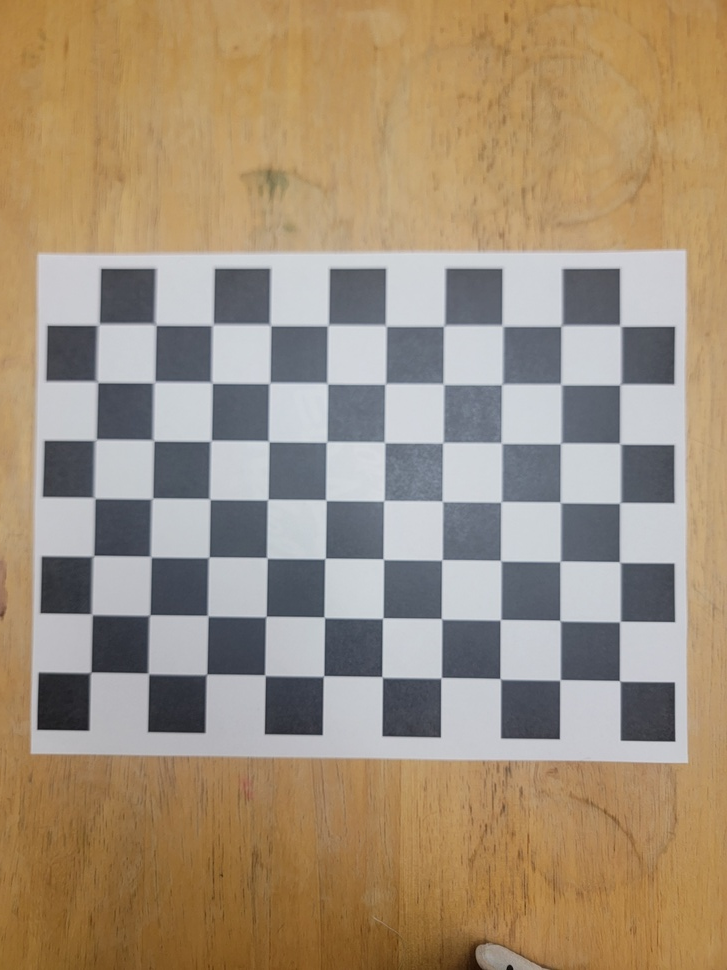
#> input picture calibration_images/20260913_221149.jpg, 727 x 970 px, shrunk from 3000 x 4000 before the run
$ python -i blur.py   (imports and definitions only)
#> lines starting #> are read from the running program, lines starting #| are printed output that depends on the picture
#> further down, picture is the input picture: shape (970, 727, 3); mean B, G, R 121.7, 144.1, 161.7
"""
Image blurring via spatial filtering and its Fourier-domain equivalent.

The core claim under test (the convolution theorem):

    f(x,y) * h(x,y)  <-->  F(u,v) . H(u,v)

i.e. convolving an image with a kernel in the spatial domain gives the exact
same result as multiplying their Fourier transforms and taking the inverse
transform. ``blur_compare`` computes the blur both ways on the same image and
returns both results plus the numerical difference between them, so the
equivalence can be checked directly rather than just asserted.
"""

import cv2
import numpy as np


def gaussian_kernel_2d(ksize, sigma):
    if ksize % 2 == 0:
        ksize += 1
    ax = np.arange(-(ksize // 2), ksize // 2 + 1, dtype=np.float64)
    xx, yy = np.meshgrid(ax, ax)
    kernel = np.exp(-(xx ** 2 + yy ** 2) / (2.0 * sigma ** 2))
    kernel /= kernel.sum()
    return kernel


# [6 lines left out: function box_kernel_2d, not called in this run]


def spatial_convolve(channel, kernel):
    """True convolution (not correlation) via cv2.filter2D, zero-padded border."""
    flipped = kernel[::-1, ::-1]
    return cv2.filter2D(channel.astype(np.float64), -1, flipped, borderType=cv2.BORDER_CONSTANT)


def frequency_convolve(channel, kernel):
    """
    Linear convolution computed as a padded circular convolution in the
    Fourier domain, matching spatial_convolve's zero-padded border exactly.

    A plain FFT multiply on the original image size gives *circular*
    convolution (edges wrap around). To get the same result as the
    zero-padded spatial convolution, the image is first zero-padded by the
    kernel's radius on every side; that padding gives the wraparound enough
    "room" to land entirely inside the pad, so the center region of the
    result equals true linear convolution. The kernel is placed at the
    array origin (np.roll) since FFT-based convolution assumes the kernel
    is centered at index (0, 0), not at its visual center.
    """
    h, w = channel.shape
    kh, kw = kernel.shape
    pad_y, pad_x = kh // 2, kw // 2

    padded = cv2.copyMakeBorder(channel.astype(np.float64), pad_y, pad_y, pad_x, pad_x,
                                 cv2.BORDER_CONSTANT, value=0)
    ph, pw = padded.shape

    kernel_full = np.zeros((ph, pw), dtype=np.float64)
    kernel_full[:kh, :kw] = kernel
    kernel_full = np.roll(kernel_full, (-pad_y, -pad_x), axis=(0, 1))

    F_img = np.fft.fft2(padded)
    F_kernel = np.fft.fft2(kernel_full)
    full_result = np.fft.ifft2(F_img * F_kernel).real

    return full_result[pad_y:pad_y + h, pad_x:pad_x + w]


def magnitude_spectrum_image(channel):
    """Log-scaled, fftshifted magnitude spectrum, normalized to 0-255 for display."""
    F = np.fft.fftshift(np.fft.fft2(channel.astype(np.float64)))
    mag = np.log1p(np.abs(F))
    if mag.max() > 0:
        mag = (mag / mag.max()) * 255.0
    return mag.astype(np.uint8)


def kernel_frequency_response(kernel, shape):
    """Magnitude of the kernel's own frequency response, padded to `shape` (fftshifted)."""
    h, w = shape
    kh, kw = kernel.shape
    padded = np.zeros((h, w), dtype=np.float64)
    padded[:kh, :kw] = kernel
    padded = np.roll(padded, (-(kh // 2), -(kw // 2)), axis=(0, 1))
    F = np.fft.fftshift(np.fft.fft2(padded))
    mag = np.abs(F)
    if mag.max() > 0:
        mag = (mag / mag.max()) * 255.0
    return mag.astype(np.uint8)


def normalize_for_display(arr):
    a = arr.astype(np.float64)
    if a.max() > 1e-12:
        a = (a / a.max()) * 255.0
    return np.clip(a, 0, 255).astype(np.uint8)


def blur_compare(img_bgr, kernel_type="gaussian", ksize=15, sigma=3.0):
    """
    Runs spatial-domain and frequency-domain blurring on the same image with
    the same kernel and returns everything needed to display and validate
    the comparison.
    """
#> called with kernel_type = 'gaussian', ksize = 15, sigma = 3
    if kernel_type == "box":
        kernel = box_kernel_2d(ksize)
    else:
        kernel = gaussian_kernel_2d(ksize, sigma)

    channels = cv2.split(img_bgr.astype(np.float64))
    spatial_channels, freq_channels = [], []
    for ch in channels:
        spatial_channels.append(spatial_convolve(ch, kernel))
        freq_channels.append(frequency_convolve(ch, kernel))
#> this loop made 3 passes
#> pass 1, in frequency_convolve, `padded = cv2.copyMakeBorder(channel.astype(np.float64), pad_y, pad_y, ..`:
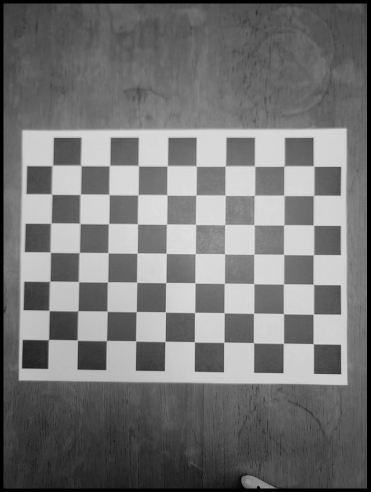
#> padded: shape (984, 741) float64 (shown at 1/2 size); min 0, max 230, mean 117.7
#> pass 1, in frequency_convolve, `full_result = np.fft.ifft2(F_img * F_kernel).real`:
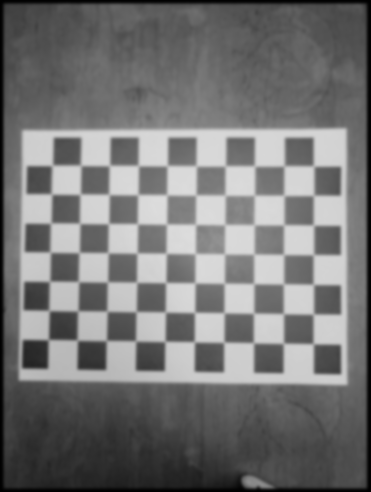
#> full_result: shape (984, 741) float64 (shown at 1/2 size); min 0.00337, max 221.4, mean 117.7
#> after the loop, freq_channels = 3 items; spatial_channels = 3 items

    spatial_result = cv2.merge(spatial_channels)
    freq_result = cv2.merge(freq_channels)
    diff = spatial_result - freq_result
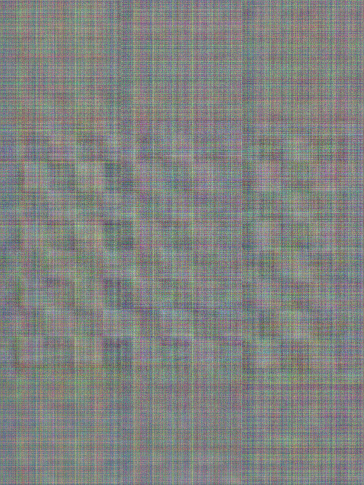
#> diff: shape (970, 727, 3) float64 (shown at 1/2 size); mean of channels 0, 1, 2 -1.2e-14, -6.42e-15, -1.2e-14; drawn with min black and max white

    metrics = {
        "max_abs_diff": float(np.max(np.abs(diff))),
        "mean_abs_diff": float(np.mean(np.abs(diff))),
        "mse": float(np.mean(diff ** 2)),
        "psnr_db": _psnr(spatial_result, freq_result),
    }
#> in _psnr, `mse = float(np.mean((a - b) ** 2))`: mse = 2.9e-27

    spatial_u8 = np.clip(spatial_result, 0, 255).astype(np.uint8)
    freq_u8 = np.clip(freq_result, 0, 255).astype(np.uint8)
    diff_vis = normalize_for_display(np.abs(diff))
#> in normalize_for_display, `a = arr.astype(np.float64)`:
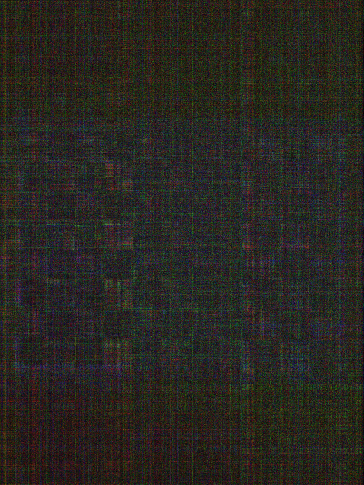
#> a: shape (970, 727, 3) float64 (shown at 1/2 size); mean of channels 0, 1, 2 3.7e-14, 4.33e-14, 4.54e-14; drawn with min black and max white

    gray = cv2.cvtColor(img_bgr, cv2.COLOR_BGR2GRAY)
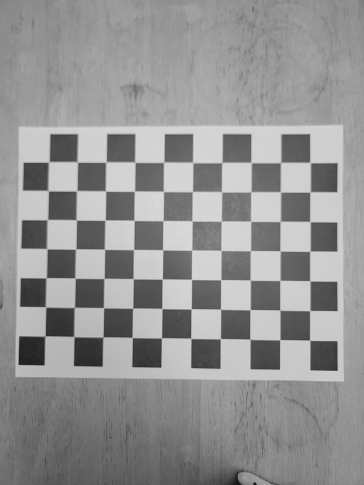
#> gray: shape (970, 727) (shown at 1/2 size); min 6, max 221, mean 146.8
    spectrum_original = magnitude_spectrum_image(gray)
    spectrum_blurred = magnitude_spectrum_image(cv2.cvtColor(spatial_u8, cv2.COLOR_BGR2GRAY))
#> in magnitude_spectrum_image (call 2), `mag = np.log1p(np.abs(F))`:
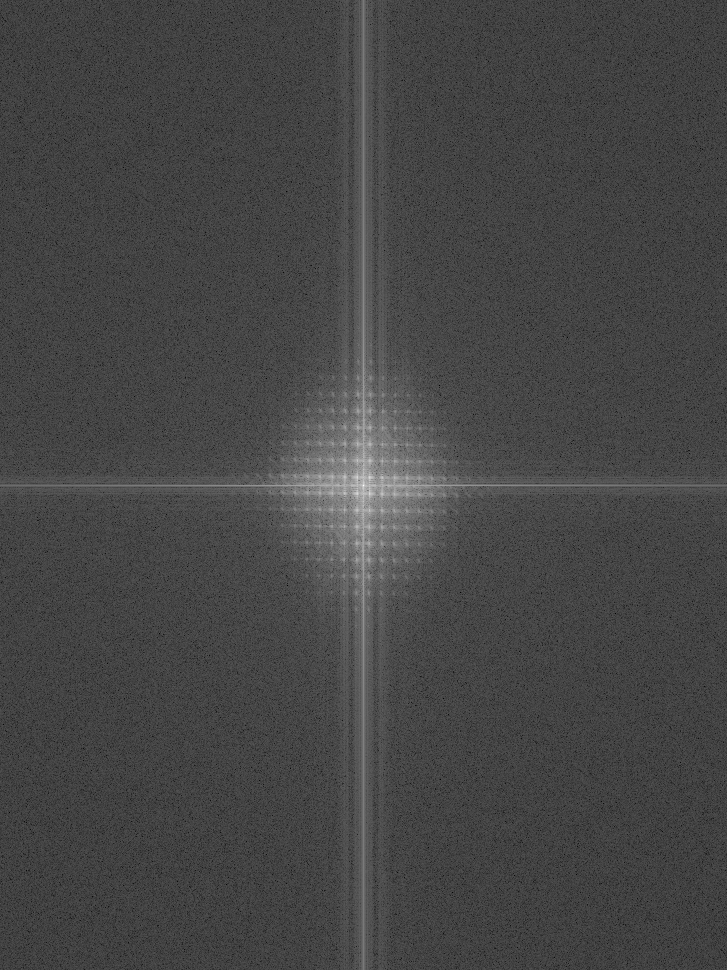
#> mag: shape (970, 727) float64; min 0.433, max 18.45, mean 5.42; drawn with min black and max white
    spectrum_kernel = kernel_frequency_response(kernel, gray.shape)

    return {
        "kernel": kernel,
        "spatial_u8": spatial_u8,
        "freq_u8": freq_u8,
        "diff_vis": diff_vis,
        "metrics": metrics,
        "spectrum_original": spectrum_original,
        "spectrum_blurred": spectrum_blurred,
        "spectrum_kernel": spectrum_kernel,
    }


def _psnr(a, b):
    mse = float(np.mean((a - b) ** 2))
    if mse <= 1e-12:
        return None
    return 10.0 * np.log10((255.0 ** 2) / mse)

>>> import cv2
>>> picture = cv2.imread('../../calibration_images/20260913_221149.jpg')
>>> result = blur_compare(picture)
#> result = 8 items

$ run again, on calibration_images/20260913_221153.jpg
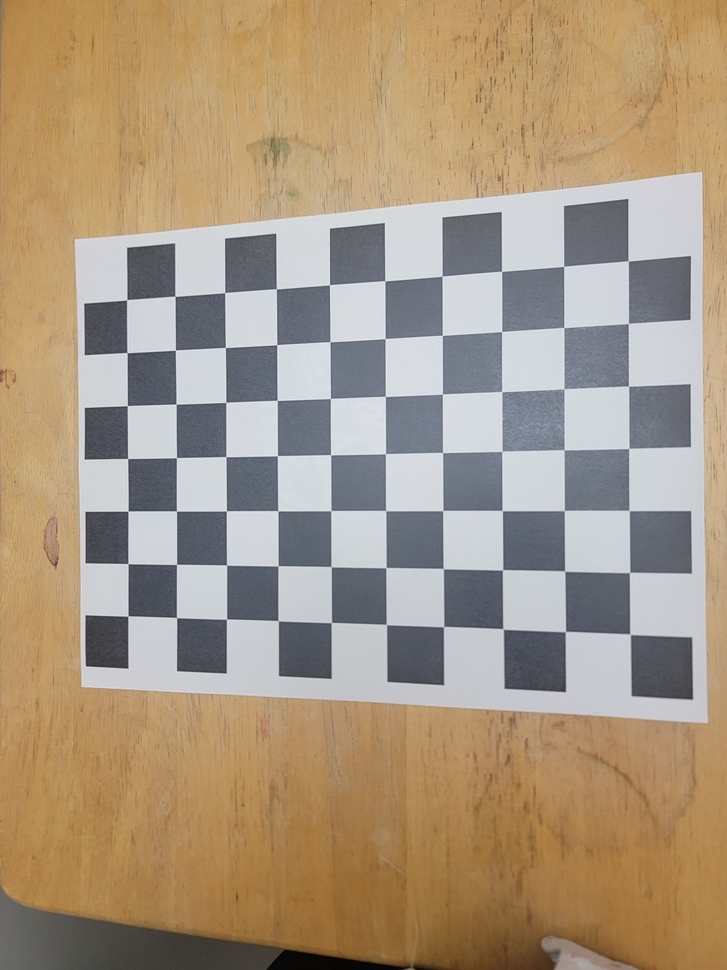
#> input picture calibration_images/20260913_221153.jpg, 727 x 970 px, shrunk from 3000 x 4000 before the run
#> picture is the input picture: shape (970, 727, 3); mean B, G, R 127.6, 150.3, 168.4
#> the loop in blur_compare, `for ch in channels:` made 3 passes
#> after the loop in blur_compare, `for ch in channels:`: freq_channels = 3 items
#> in blur_compare, `diff = spatial_result - freq_result`:
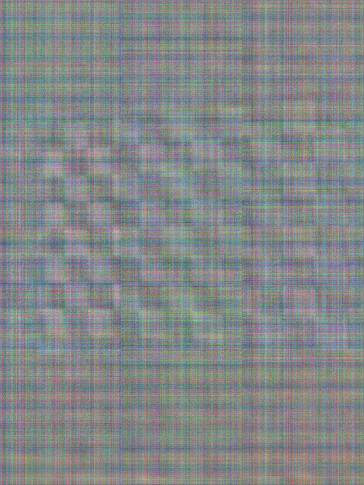
#> diff: shape (970, 727, 3) float64 (shown at 1/2 size); mean of channels 0, 1, 2 -8.75e-15, -1.19e-14, -1.83e-14; drawn with min black and max white
#> mse = 3.18e-27
#> in magnitude_spectrum_image, `mag = np.log1p(np.abs(F))`:
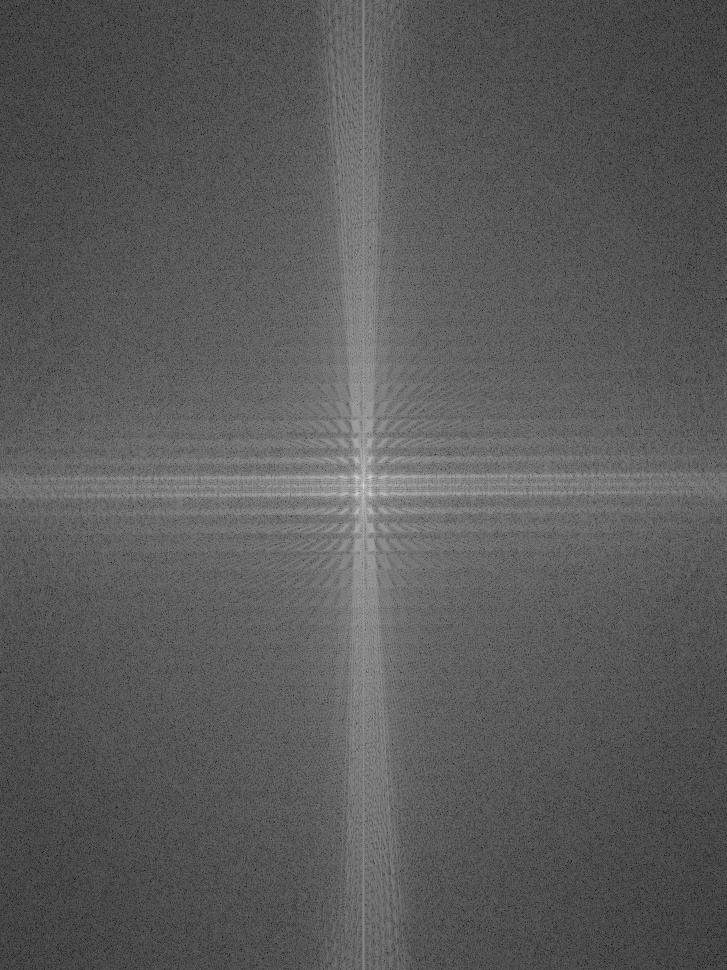
#> mag: shape (970, 727) float64; min 1.34, max 18.5, mean 7.48; drawn with min black and max white
#> result = 8 items

$ run again, on calibration_images/20260913_221157.jpg
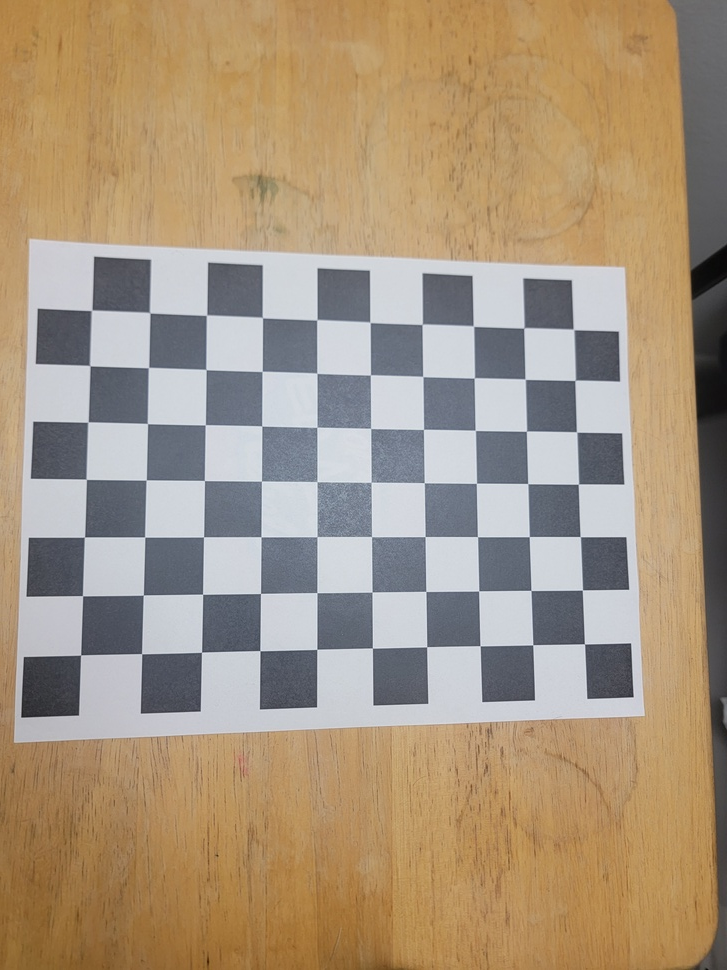
#> input picture calibration_images/20260913_221157.jpg, 727 x 970 px, shrunk from 3000 x 4000 before the run
#> picture is the input picture: shape (970, 727, 3); mean B, G, R 125.6, 148.6, 167
#> the loop in blur_compare, `for ch in channels:` made 3 passes
#> after the loop in blur_compare, `for ch in channels:`: freq_channels = 3 items
#> in blur_compare, `diff = spatial_result - freq_result`:
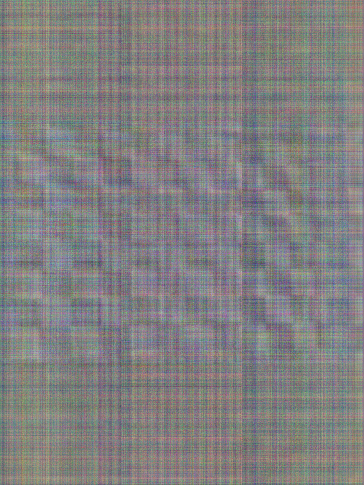
#> diff: shape (970, 727, 3) float64 (shown at 1/2 size); mean of channels 0, 1, 2 -1.22e-14, -1.28e-14, -1.02e-14; drawn with min black and max white
#> mse = 3.06e-27
#> in blur_compare, `gray = cv2.cvtColor(img_bgr, cv2.COLOR_BGR2GRAY)`:
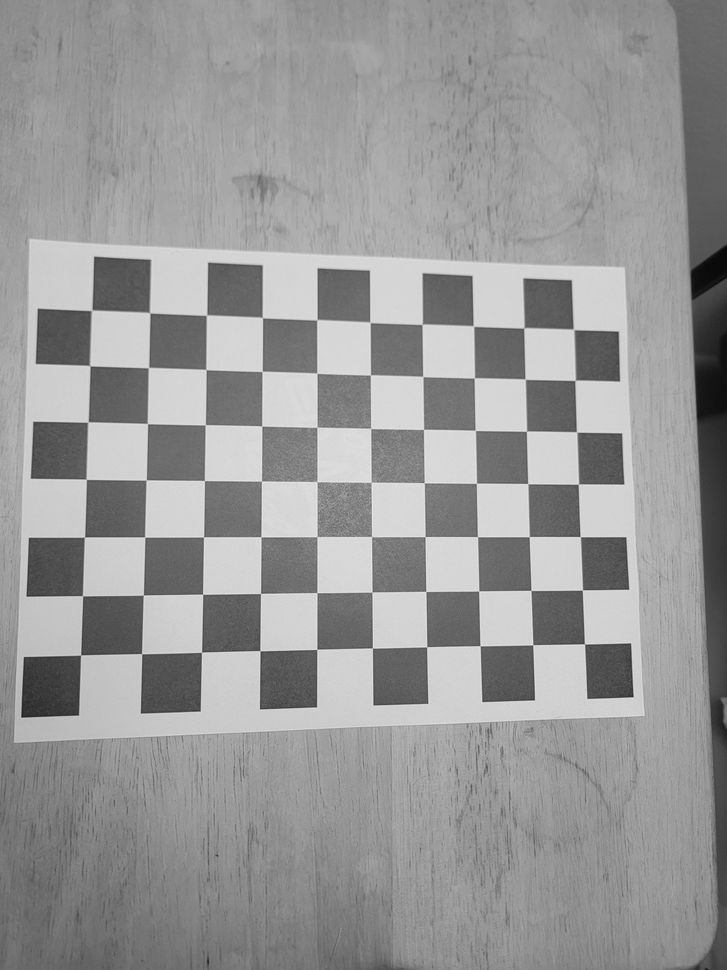
#> gray: shape (970, 727); min 7, max 236, mean 151.5
#> result = 8 items
